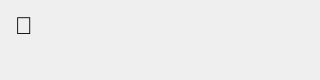
<?xml version="1.0" encoding="UTF-8"?>
<ui version="4.0">
 <class>NotificationPopup</class>
 <widget class="QWidget" name="NotificationPopup">
  <property name="geometry">
   <rect>
    <x>0</x>
    <y>0</y>
    <width>320</width>
    <height>80</height>
   </rect>
  </property>
  <property name="cursor">
   <cursorShape>PointingHandCursor</cursorShape>
  </property>
  <property name="styleSheet">
   <string notr="true">NotificationPopup {
  background-color: #ffffff;
  border: 1px solid #e0e0e0;
  border-radius: 10px;
}</string>
  </property>
  <layout class="QVBoxLayout" name="mainLayout">
   <property name="spacing">
    <number>8</number>
   </property>
   <property name="leftMargin">
    <number>15</number>
   </property>
   <property name="topMargin">
    <number>12</number>
   </property>
   <property name="rightMargin">
    <number>15</number>
   </property>
   <property name="bottomMargin">
    <number>12</number>
   </property>
   <item>
    <layout class="QHBoxLayout" name="titleLayout">
     <property name="spacing">
      <number>8</number>
     </property>
     <item>
      <widget class="QLabel" name="m_avatarLabel">
       <property name="text">
        <string>👤</string>
       </property>
       <property name="styleSheet">
        <string notr="true">font-size: 24px; background: transparent;</string>
       </property>
      </widget>
     </item>
     <item>
      <widget class="QLabel" name="m_nameLabel">
       <property name="text">
        <string/>
       </property>
       <property name="styleSheet">
        <string notr="true">color: #2c3e50; background: transparent; font-weight: bold; font-size: 14px;</string>
       </property>
      </widget>
     </item>
     <item>
      <spacer>
       <property name="orientation">
        <enum>Qt::Orientation::Horizontal</enum>
       </property>
       <property name="sizeHint" stdset="0">
        <size>
         <width>0</width>
         <height>0</height>
        </size>
       </property>
      </spacer>
     </item>
    </layout>
   </item>
   <item>
    <widget class="QLabel" name="m_contentLabel">
     <property name="text">
      <string/>
     </property>
     <property name="wordWrap">
      <bool>true</bool>
     </property>
     <property name="maximumHeight">
      <number>40</number>
     </property>
     <property name="styleSheet">
      <string notr="true">color: #555; font-size: 13px; background: transparent;</string>
     </property>
    </widget>
   </item>
  </layout>
 </widget>
 <resources/>
 <connections/>
</ui>
